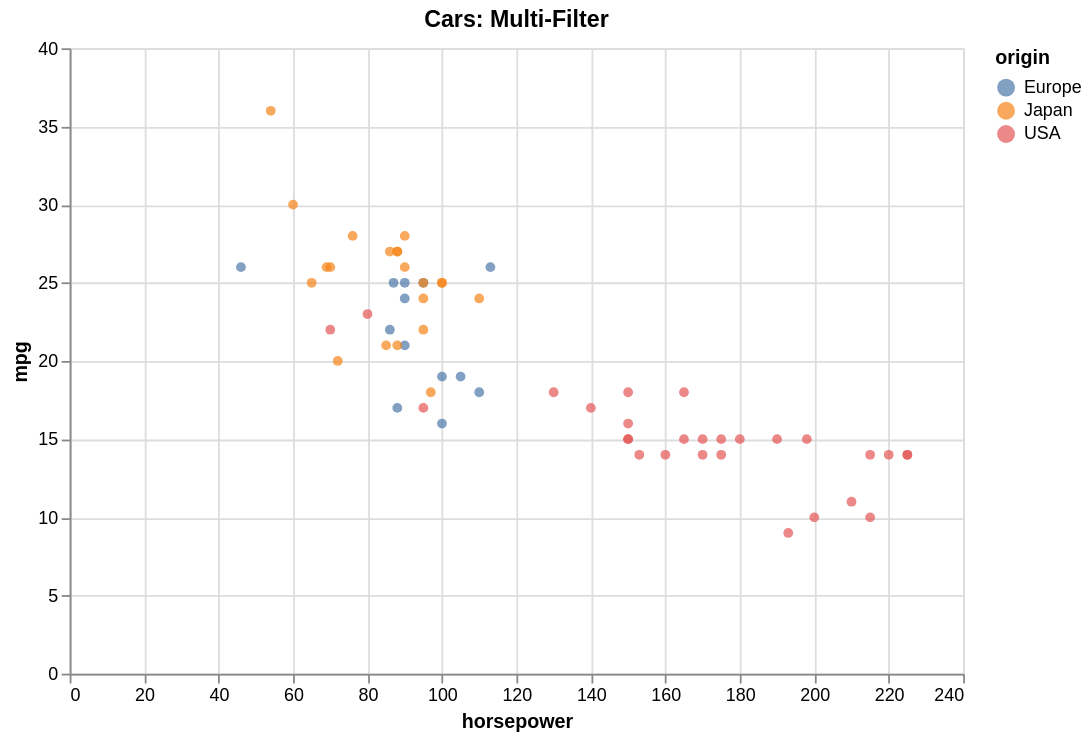

Specify this chart in Vega-Lite:
### Vega-Lite specification from a JSON file in a GitHub repository (floating-point values rounded to 4 significant figures)
{"$schema": "https://vega.github.io/schema/vega-lite/v5.json", "data": {"values": [{"acceleration": 12.0, "cylinders": 8, "horsepower": 130, "mpg": 18, "origin": "USA", "weight": 3504}, {"acceleration": 11.5, "cylinders": 8, "horsepower": 165, "mpg": 15, "origin": "USA", "weight": 3693}, {"acceleration": 11.0, "cylinders": 8, "horsepower": 150, "mpg": 18, "origin": "USA", "weight": 3436}, {"acceleration": 12.0, "cylinders": 8, "horsepower": 150, "mpg": 16, "origin": "USA", "weight": 3433}, {"acceleration": 10.5, "cylinders": 8, "horsepower": 140, "mpg": 17, "origin": "USA", "weight": 3449}, {"acceleration": 10.0, "cylinders": 8, "horsepower": 198, "mpg": 15, "origin": "USA", "weight": 4341}, {"acceleration": 9.0, "cylinders": 8, "horsepower": 220, "mpg": 14, "origin": "USA", "weight": 4354}, {"acceleration": 8.5, "cylinders": 8, "horsepower": 215, "mpg": 14, "origin": "USA", "weight": 4312}, {"acceleration": 10.0, "cylinders": 8, "horsepower": 225, "mpg": 14, "origin": "USA", "weight": 4425}, {"acceleration": 8.5, "cylinders": 8, "horsepower": 190, "mpg": 15, "origin": "USA", "weight": 3850}, {"acceleration": 10.0, "cylinders": 8, "horsepower": 170, "mpg": 15, "origin": "USA", "weight": 3563}, {"acceleration": 8.0, "cylinders": 8, "horsepower": 160, "mpg": 14, "origin": "USA", "weight": 3609}, {"acceleration": 9.5, "cylinders": 8, "horsepower": 150, "mpg": 15, "origin": "USA", "weight": 3761}, {"acceleration": 10.0, "cylinders": 8, "horsepower": 225, "mpg": 14, "origin": "USA", "weight": 3086}, {"acceleration": 15.0, "cylinders": 4, "horsepower": 95, "mpg": 24, "origin": "Japan", "weight": 2372}, {"acceleration": 15.5, "cylinders": 4, "horsepower": 95, "mpg": 22, "origin": "Japan", "weight": 2833}, {"acceleration": 15.5, "cylinders": 4, "horsepower": 97, "mpg": 18, "origin": "Japan", "weight": 2774}, {"acceleration": 16.0, "cylinders": 4, "horsepower": 85, "mpg": 21, "origin": "Japan", "weight": 2587}, {"acceleration": 14.5, "cylinders": 4, "horsepower": 88, "mpg": 27, "origin": "Japan", "weight": 2130}, {"acceleration": 20.5, "cylinders": 4, "horsepower": 46, "mpg": 26, "origin": "Europe", "weight": 1835}, {"acceleration": 17.5, "cylinders": 4, "horsepower": 87, "mpg": 25, "origin": "Europe", "weight": 2672}, {"acceleration": 15.0, "cylinders": 4, "horsepower": 90, "mpg": 24, "origin": "Europe", "weight": 2430}, {"acceleration": 17.5, "cylinders": 4, "horsepower": 95, "mpg": 25, "origin": "Europe", "weight": 2375}, {"acceleration": 15.5, "cylinders": 4, "horsepower": 113, "mpg": 26, "origin": "Europe", "weight": 2234}, {"acceleration": 18.5, "cylinders": 4, "horsepower": 90, "mpg": 21, "origin": "Europe", "weight": 2648}, {"acceleration": 14.0, "cylinders": 8, "horsepower": 215, "mpg": 10, "origin": "USA", "weight": 4615}, {"acceleration": 13.0, "cylinders": 8, "horsepower": 200, "mpg": 10, "origin": "USA", "weight": 4376}, {"acceleration": 13.5, "cylinders": 8, "horsepower": 210, "mpg": 11, "origin": "USA", "weight": 4382}, {"acceleration": 18.0, "cylinders": 8, "horsepower": 193, "mpg": 9, "origin": "USA", "weight": 4732}, {"acceleration": 14.5, "cylinders": 4, "horsepower": 88, "mpg": 27, "origin": "Japan", "weight": 2130}, {"acceleration": 13.5, "cylinders": 4, "horsepower": 90, "mpg": 28, "origin": "Japan", "weight": 2264}, {"acceleration": 15.5, "cylinders": 4, "horsepower": 95, "mpg": 25, "origin": "Japan", "weight": 2228}, {"acceleration": 19.0, "cylinders": 4, "horsepower": 100, "mpg": 25, "origin": "Japan", "weight": 2046}, {"acceleration": 13.0, "cylinders": 4, "horsepower": 105, "mpg": 19, "origin": "Europe", "weight": 2634}, {"acceleration": 15.5, "cylinders": 4, "horsepower": 100, "mpg": 16, "origin": "Europe", "weight": 2702}, {"acceleration": 16.5, "cylinders": 4, "horsepower": 88, "mpg": 17, "origin": "Europe", "weight": 2875}, {"acceleration": 17.0, "cylinders": 4, "horsepower": 100, "mpg": 19, "origin": "Europe", "weight": 2901}, {"acceleration": 11.0, "cylinders": 6, "horsepower": 165, "mpg": 18, "origin": "USA", "weight": 3353}, {"acceleration": 11.5, "cylinders": 6, "horsepower": 175, "mpg": 14, "origin": "USA", "weight": 3169}, {"acceleration": 12.5, "cylinders": 6, "horsepower": 153, "mpg": 14, "origin": "USA", "weight": 2906}, {"acceleration": 13.5, "cylinders": 6, "horsepower": 150, "mpg": 15, "origin": "USA", "weight": 3380}, {"acceleration": 12.0, "cylinders": 8, "horsepower": 180, "mpg": 15, "origin": "USA", "weight": 3740}, {"acceleration": 11.0, "cylinders": 8, "horsepower": 170, "mpg": 14, "origin": "USA", "weight": 4080}, {"acceleration": 11.5, "cylinders": 8, "horsepower": 175, "mpg": 15, "origin": "USA", "weight": 3645}, {"acceleration": 14.0, "cylinders": 4, "horsepower": 110, "mpg": 24, "origin": "Japan", "weight": 2585}, {"acceleration": 19.0, "cylinders": 4, "horsepower": 72, "mpg": 20, "origin": "Japan", "weight": 2310}, {"acceleration": 15.0, "cylinders": 4, "horsepower": 100, "mpg": 25, "origin": "Japan", "weight": 2472}, {"acceleration": 16.0, "cylinders": 4, "horsepower": 88, "mpg": 21, "origin": "Japan", "weight": 2265}, {"acceleration": 19.5, "cylinders": 4, "horsepower": 86, "mpg": 27, "origin": "Japan", "weight": 2110}, {"acceleration": 14.5, "cylinders": 4, "horsepower": 90, "mpg": 26, "origin": "Japan", "weight": 2800}, {"acceleration": 19.5, "cylinders": 4, "horsepower": 70, "mpg": 26, "origin": "Japan", "weight": 2110}, {"acceleration": 17.0, "cylinders": 4, "horsepower": 76, "mpg": 28, "origin": "Japan", "weight": 2085}, {"acceleration": 17.0, "cylinders": 4, "horsepower": 65, "mpg": 25, "origin": "Japan", "weight": 2245}, {"acceleration": 15.0, "cylinders": 4, "horsepower": 69, "mpg": 26, "origin": "Japan", "weight": 1965}, {"acceleration": 17.0, "cylinders": 4, "horsepower": 60, "mpg": 30, "origin": "Japan", "weight": 1755}, {"acceleration": 14.0, "cylinders": 6, "horsepower": 70, "mpg": 22, "origin": "USA", "weight": 2815}, {"acceleration": 12.5, "cylinders": 6, "horsepower": 95, "mpg": 17, "origin": "USA", "weight": 3210}, {"acceleration": 13.5, "cylinders": 6, "horsepower": 80, "mpg": 23, "origin": "USA", "weight": 3380}, {"acceleration": 15.5, "cylinders": 4, "horsepower": 54, "mpg": 36, "origin": "Japan", "weight": 1760}, {"acceleration": 14.0, "cylinders": 4, "horsepower": 90, "mpg": 25, "origin": "Europe", "weight": 2130}, {"acceleration": 15.5, "cylinders": 4, "horsepower": 86, "mpg": 22, "origin": "Europe", "weight": 2205}, {"acceleration": 13.5, "cylinders": 4, "horsepower": 110, "mpg": 18, "origin": "Europe", "weight": 2245}]}, "encoding": {"color": {"field": "origin", "type": "nominal"}, "tooltip": [{"field": "horsepower", "type": "quantitative"}, {"field": "origin", "type": "nominal"}, {"field": "mpg", "type": "quantitative"}], "x": {"field": "horsepower", "type": "quantitative"}, "y": {"field": "mpg", "type": "quantitative"}}, "height": 350, "mark": {"filled": true, "type": "point"}, "params": [{"bind": {"input": "select", "labels": ["All", "Europe", "Japan", "USA"], "name": "origin: ", "options": [null, "Europe", "Japan", "USA"]}, "name": "select_origin", "value": null}, {"bind": {"input": "select", "labels": ["All", "4", "6", "8"], "name": "cylinders: ", "options": [null, 4, 6, 8]}, "name": "select_cylinders", "value": null}], "title": "Cars: Multi-Filter", "transform": [{"filter": "select_origin === null || datum.origin === select_origin"}, {"filter": "select_cylinders === null || datum.cylinders === select_cylinders"}], "width": 500}
